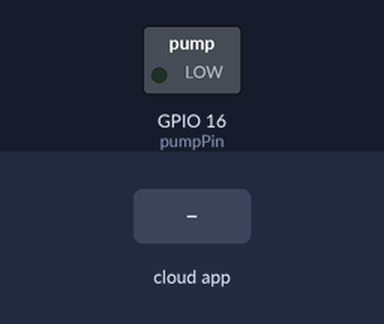
Bench run of a sketch on a simulated ESP8266 (NodeMCU). On the bench: switched loads named in the sketch (green lamp = pin HIGH). The test bench sets the inputs (shaded band). WiFi joins after 1.5 s; servers stay silent unless stated; the Firebase database answers and starts empty; what the sketch prints to the serial monitor is not drawn.

Above: at 3.4 s.
3.5 s: the phone or cloud app sets pump to 1
At 5.1 s:
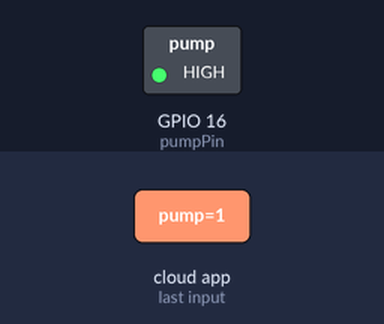
9.1 s: the phone or cloud app sets pump to 0
At 10.5 s:
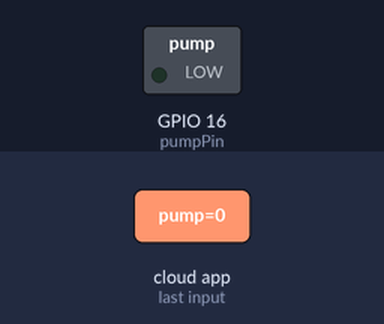
Timing chart, 0 to 12.1 s (numbered marks = the images above; inputs shaded):
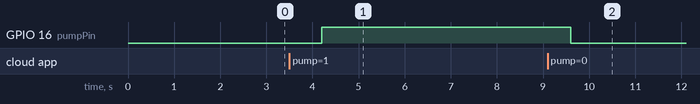

Measured:
- after the input at 3.5 s, GPIO 16 (pumpPin): LOW → HIGH after 0.70 s
- after the input at 9.1 s, GPIO 16 (pumpPin): HIGH → LOW after 0.50 s

The sketch:

NodeMCUCode.ino
```cpp
/*
 * author : Shanu Dey
 * project : Smart Agriculture
 * Date : 5/10/18
 *
*/
#include <ESP8266WiFi.h>
#include <FirebaseArduino.h>
#include<SoftwareSerial.h>

// Set these to run example.
#define FIREBASE_HOST "firebase host name" //enter firebase host
#define FIREBASE_AUTH "firebase database secreat" // enter firebase database auth
#define WIFI_SSID "SSID" // enter your wifi ssid
#define WIFI_PASSWORD "password" //enter your wifi password

String uid = "user id "; // enter firebase auth logged in one user id
SoftwareSerial mySerial(13, 15); //Rx,Tx

const int pumpPin = 16;//gpio16 -> D0
int humi, temp,smoke,soil,sun;
String str,s;
char c;

void setup() {
  Serial.begin(9600);
  mySerial.begin(115200);

  pinMode(pumpPin, OUTPUT);


  // connect to wifi.
  WiFi.begin(WIFI_SSID, WIFI_PASSWORD);
  Serial.print("connecting");
  while (WiFi.status() != WL_CONNECTED) {
    Serial.print(".");
    delay(500);
  }
  Serial.println();
  Serial.print("connected: ");
  Serial.println(WiFi.localIP());

  Firebase.begin(FIREBASE_HOST, FIREBASE_AUTH);

  Firebase.set(uid + "/sensor/humidity", 0);
  Firebase.set(uid + "/sensor/temperature", 0);
  Firebase.set(uid + "/sensor/smoke", 0);
  Firebase.set(uid + "/sensor/soilmoisture", 0);
  Firebase.set(uid + "/sensor/sunlightintensity", 0);

}


void loop() {
  //serial code
  str="";
  s="";
  while (mySerial.available()) {
    c = mySerial.read();
    str.concat(c);
  }
  Serial.println(str);
  for(int i=0;str[i]!='\0';i++){
    if(str[i]==';'){
      /*
        * special note
        * h=humidity
        * t=temperature
        * m=moisture
        * s=smoke
        * i=intensity
        * pin 3 of ArduinoUNO connect to D7(GPIO 13) of NodeMCU
        */
      switch(str[i-1]){
        case 's':
          smoke = s.toInt();
          break;
        case 'h':
          humi = s.toInt();
          break;
        case 'm':
           soil= s.toInt();
           break;
        case 't':
           temp = s.toInt();
           break;
        case 'i':
           sun = s.toInt();
           break;
        default:
          Serial.print("Invalid char");
      }
      s="";
    }
    else{
       s.concat(str[i]);
    }
  }
  //s = "soil="+String(soil)+"temp="+String(temp)+"humi="+String(humi)+"sun="+String(sun)+"Smoke="+String(smoke);
  //Serial.println(s);
  //delay(1000);

  //set value
  digitalWrite(pumpPin, Firebase.getInt(uid + "/sensor/pump"));
  Firebase.setInt(uid + "/sensor/humidity", humi);
  Firebase.setInt(uid + "/sensor/temperature", temp);
  Firebase.setInt(uid + "/sensor/smoke", smoke);
  Firebase.setInt(uid + "/sensor/soilmoisture", soil);
  Firebase.setInt(uid + "/sensor/sunlightintensity",sun);

 /*
  *  uncomment it with calibration of your sensors
  *  if(soil<50 || humi<60 || temp>40){
    Firebase.setInt(uid + "/sensor/pump", 1);
  }
  else{
    Firebase.setInt(uid + "/sensor/pump",0);
  }
 */

}
```
